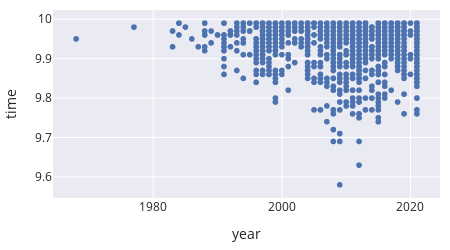

Here is the notebook cell this chart was saved with:
### Markdown cell above
The figure below shows the race times in the men's 100-meter sprint since 1968. These data include only races that were electronically timed and held outdoors in normal wind conditions, and the times included are only for those runners' that came in under 10 seconds. The plot is a basic scatter plot showing race time against year. Beginning with this plot, we augment it to create a plot featured in a 538 article about the Olympic 100-meter sprint {cite}`planos2021`.

### Code cell
fig = px.scatter(run, x='year', y='time', hover_name='name',
                 width=450, height=250)
fig

### Figure 1 — Plotly figure (JSON) as saved in the notebook; plotly's stock layout.template omitted (floating-point values rounded to 4 significant figures; data arrays with more than 128 entries replaced by an {"elided": "..."} marker saying what was removed)
{"data": [{"hovertemplate": "<b>%{hovertext}</b><br><br>year=%{x}<br>time=%{y}<extra></extra>", "hovertext": {"elided": "1081 str values"}, "legendgroup": "", "marker": {"color": "rgb(76,114,176)", "symbol": "circle"}, "mode": "markers", "name": "", "showlegend": false, "type": "scattergl", "x": {"elided": "1081 int values"}, "xaxis": "x", "y": {"elided": "1081 float values"}, "yaxis": "y"}], "layout": {"height": 250, "legend": {"tracegroupgap": 0}, "width": 450, "xaxis": {"anchor": "y", "autorange": true, "domain": [0, 1], "range": [1964.0, 2025.0], "title": {"text": "year"}, "type": "linear"}, "yaxis": {"anchor": "x", "autorange": true, "domain": [0, 1], "range": [9.547, 10.02], "title": {"text": "time"}, "type": "linear"}}}
